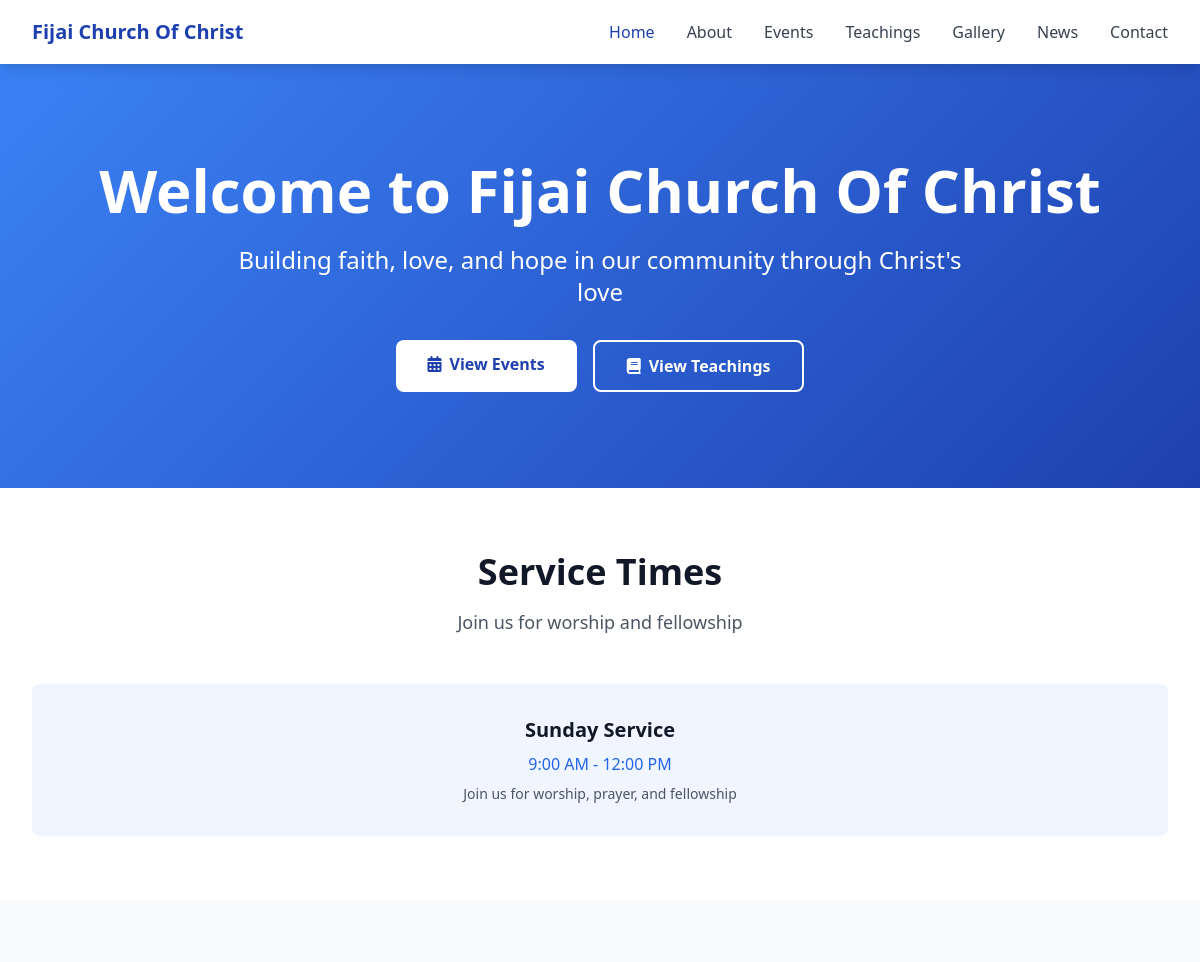
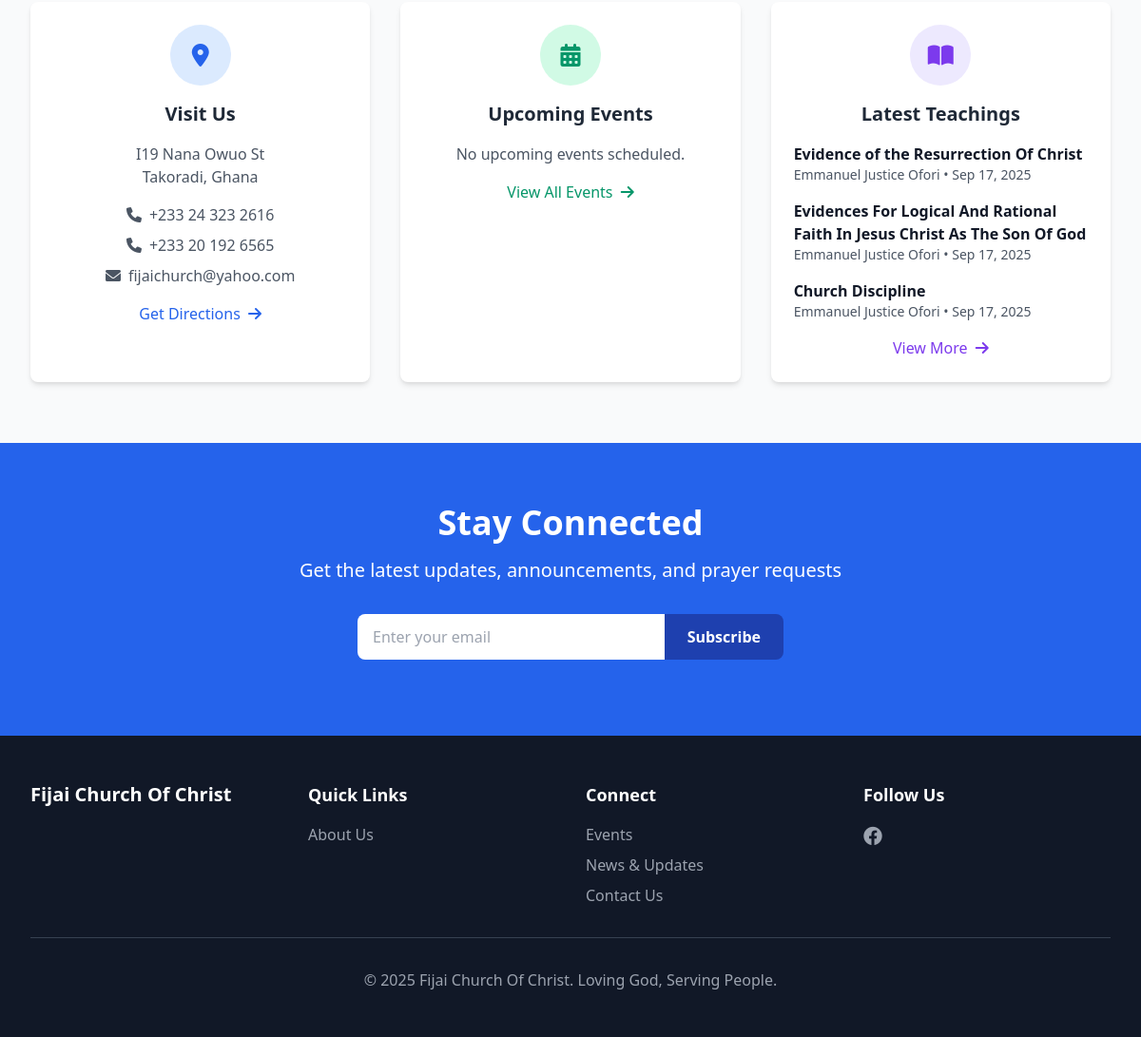
The page / on the database its author committed (2 pictures, top to bottom).
### base/models.py (models this page shows, shortened)
class Teaching(models.Model):
    title = models.CharField(max_length=200)
    teacher = models.CharField(max_length=100)
    scripture_reference = models.CharField(max_length=100, blank=True)
    date_created = models.DateField()
    pdf_file = models.FileField(upload_to='teachings/pdfs/', blank=True, null=True)
    description = models.TextField(blank=True)
    series = models.CharField(max_length=100, blank=True)
    category = models.CharField(max_length=50, blank=True, help_text="e.g., Bible Study, Sermon Notes, Devotional")
    featured = models.BooleanField(default=False)
    class Meta:
        ordering = ['-date_created']
        verbose_name = "Teaching"
        verbose_name_plural = "Teachings"

### base/views.py (the view)
# urls.py: path('', views.home, name='home'),
def home(request):
    church_info = ChurchInfo.objects.first()
    service_times = ServiceTime.objects.all()
    upcoming_events = Event.objects.filter(date__gte=timezone.now().date())[:3]
    latest_teachings = Teaching.objects.all()[:3]
    featured_gallery = Gallery.objects.filter(featured=True)[:6]
    latest_blog_posts = BlogPost.objects.filter(published=True)[:3]
    google_events = []
    try:
        calendar_service = GoogleCalendarService()
        google_events = calendar_service.get_upcoming_events(3)
    except Exception as e:
        print(f"Could not fetch Google Calendar events: {e}")
    context = {
        'church_info': church_info,
        'service_times': service_times,
        'upcoming_events': upcoming_events,
        'latest_teachings': latest_teachings,
        'featured_gallery': featured_gallery,
        'latest_blog_posts': latest_blog_posts,
        'google_events': google_events,
    }
    return render(request, 'home.html', context)

### templates/home.html (shortened to what this page needs)
<!DOCTYPE html>
<html lang="en">
<head>
    <link href="https://cdn.jsdelivr.net/npm/tailwindcss@2.2.19/dist/tailwind.min.css" rel="stylesheet">
    <link rel="stylesheet" href="https://cdnjs.cloudflare.com/ajax/libs/font-awesome/6.0.0/css/all.min.css">
</head>
<body class="bg-gray-50 text-gray-800">
    <nav class="bg-white shadow-lg sticky top-0 z-50">
        <div class="max-w-7xl mx-auto px-4 sm:px-6 lg:px-8">
            <div class="flex justify-between h-16">
                <div class="flex items-center">
                    <div class="flex-shrink-0">
                        <h1 class="text-xl font-bold text-blue-800">
                            {% if church_info %}{{ church_info.name }}{% else %}Fijai Church Of Christ{% endif %}
                        </h1>
                    </div>
                </div>
                <div class="hidden md:flex items-center space-x-8">
                    <a href="{% url 'home' %}" class="text-blue-800 hover:text-blue-600 font-medium">Home</a>
                    <a href="{% url 'about' %}" class="text-gray-700 hover:text-blue-600">About</a>
                    <a href="{% url 'events' %}" class="text-gray-700 hover:text-blue-600">Events</a>
                    <a href="{% url 'teachings' %}" class="text-gray-700 hover:text-blue-600">Teachings</a>
                    <a href="{% url 'gallery' %}" class="text-gray-700 hover:text-blue-600">Gallery</a>
                    <a href="{% url 'blog' %}" class="text-gray-700 hover:text-blue-600">News</a>
                    <a href="{% url 'contact' %}" class="text-gray-700 hover:text-blue-600">Contact</a>
                </div>
            </div>
        </div>
    </nav>
    <section class="hero-bg text-white">
        <div class="max-w-7xl mx-auto px-4 sm:px-6 lg:px-8 py-24 text-center">
            <h1 class="text-4xl md:text-6xl font-bold mb-6">
                Welcome to {% if church_info %}{{ church_info.name }}{% else %}Fijai Church Of Christ{% endif %}
            </h1>
            <p class="text-xl md:text-2xl mb-8 max-w-3xl mx-auto">
                {% if church_info and church_info.mission_statement %}
                    {{ church_info.mission_statement|truncatewords:20 }}
                {% else %}
                    Building faith, love, and hope in our community through Christ's love
                {% endif %}
            </p>
            <div class="flex flex-col sm:flex-row gap-4 justify-center">
                <a href="{% url 'events' %}" class="bg-white text-blue-800 px-8 py-3 rounded-lg font-semibold hover:bg-gray-100 transition duration-300">
                    <i class="fas fa-calendar-alt mr-2"></i>View Events
                </a>
                <a href="{% url 'teachings' %}" class="border-2 border-white text-white px-8 py-3 rounded-lg font-semibold hover:bg-white hover:text-blue-800 transition duration-300">
                    <i class="fas fa-book mr-2"></i>View Teachings
                </a>
            </div>
        </div>
    </section>
    <section class="py-16 bg-white">
        <div class="max-w-7xl mx-auto px-4 sm:px-6 lg:px-8">
            <div class="text-center mb-12">
                <h2 class="text-3xl md:text-4xl font-bold text-gray-900 mb-4">Service Times</h2>
                <p class="text-lg text-gray-600">Join us for worship and fellowship</p>
            </div>
            <div class="grid md:grid-cols-2 lg:grid-cols-3 gap-6">
                {% for service in service_times %}
                <div class="bg-blue-50 rounded-lg p-6 text-center card-hover">
                    <div class="text-blue-800 text-2xl font-bold mb-2">{{ service.get_day_display }}</div>
                    <div class="text-xl font-semibold text-gray-900 mb-2">{{ service.service_name }}</div>
                    <div class="text-blue-600 font-medium">
                        {{ service.start_time|time:"g:i A" }}
                        {% if service.end_time %} - {{ service.end_time|time:"g:i A" }}{% endif %}
                    </div>
                    {% if service.description %}
                    <p class="text-gray-600 text-sm mt-2">{{ service.description }}</p>
                    {% endif %}
                </div>
                {% empty %}
                <div class="col-span-full text-center">
                    <div class="bg-blue-50 rounded-lg p-8">
                        <h3 class="text-xl font-semibold text-gray-900 mb-2">Sunday Service</h3>
                        <p class="text-blue-600 font-medium">9:00 AM - 12:00 PM</p>
                        <p class="text-gray-600 text-sm mt-2">Join us for worship, prayer, and fellowship</p>
                    </div>
                </div>
                {% endfor %}
            </div>
        </div>
    </section>
    <section class="py-16 bg-gray-50">
        <div class="max-w-7xl mx-auto px-4 sm:px-6 lg:px-8">
            <div class="grid md:grid-cols-2 lg:grid-cols-3 gap-8">
                <div class="bg-white rounded-lg shadow-md p-6 card-hover">
                    <div class="text-center">
                        <div class="w-16 h-16 bg-blue-100 rounded-full flex items-center justify-center mx-auto mb-4">
                            <i class="fas fa-map-marker-alt text-blue-600 text-2xl"></i>
                        </div>
                        <h3 class="text-xl font-semibold mb-4">Visit Us</h3>
                        {% if church_info %}
                        <p class="text-gray-600 mb-4">{{ church_info.address|linebreaks }}</p>
                        <div class="space-y-2">
                            <p class="text-gray-600"><i class="fas fa-phone mr-2"></i>{{ church_info.phone }}</p>
                            <p class="text-gray-600"><i class="fas fa-envelope mr-2"></i>{{ church_info.email }}</p>
                        </div>
                        {% else %}
                        <p class="text-gray-600 mb-4">I19 Nana Owuo St<br>Takoradi, Ghana</p>
                        <div class="space-y-2">
                            <p class="text-gray-600"><i class="fas fa-phone mr-2"></i>+233 24 323 2616</p>
                            <p class="text-gray-600"><i class="fas fa-phone mr-2"></i>+233 20 192 6565</p>
                            <p class="text-gray-600"><i class="fas fa-envelope mr-2"></i>fijaichurch@yahoo.com</p>
                        </div>
                        {% endif %}
                        <a href="{% url 'contact' %}" class="inline-block mt-4 text-blue-600 hover:text-blue-800 font-medium">
                            Get Directions <i class="fas fa-arrow-right ml-1"></i>
                        </a>
                    </div>
                </div>
                <div class="bg-white rounded-lg shadow-md p-6 card-hover">
                    <div class="text-center mb-4">
                        <div class="w-16 h-16 bg-green-100 rounded-full flex items-center justify-center mx-auto mb-4">
                            <i class="fas fa-calendar-alt text-green-600 text-2xl"></i>
                        </div>
                        <h3 class="text-xl font-semibold">Upcoming Events</h3>
                    </div>
                    {% if not upcoming_events and not google_events %}
                    <p class="text-gray-600 text-center">No upcoming events scheduled.</p>
                    {% endif %}
                    <a href="{% url 'events' %}" class="block text-center mt-4 text-green-600 hover:text-green-800 font-medium">
                        View All Events <i class="fas fa-arrow-right ml-1"></i>
                    </a>
                </div>
                <div class="bg-white rounded-lg shadow-md p-6 card-hover">
                    <div class="text-center mb-4">
                        <div class="w-16 h-16 bg-purple-100 rounded-full flex items-center justify-center mx-auto mb-4">
                            <i class="fas fa-book-open text-purple-600 text-2xl"></i>
                        </div>
                        <h3 class="text-xl font-semibold">Latest Teachings</h3>
                    </div>
                    {% for teaching in latest_teachings %}
                    <div class="mb-4">
                        <h4 class="font-semibold text-gray-900">{{ teaching.title }}</h4>
                        <p class="text-sm text-gray-600">{{ teaching.teacher }} • {{ teaching.date_created|date:"M d, Y" }}</p>
                    </div>
                    {% empty %}
                    <p class="text-gray-600 text-center">No teachings available yet.</p>
                    {% endfor %}
                    <a href="{% url 'teachings' %}" class="block text-center mt-4 text-purple-600 hover:text-purple-800 font-medium">
                        View More <i class="fas fa-arrow-right ml-1"></i>
                    </a>
                </div>
            </div>
        </div>
    </section>
    <section class="py-16 bg-blue-600 text-white">
        <div class="max-w-4xl mx-auto px-4 sm:px-6 lg:px-8 text-center">
            <h2 class="text-3xl md:text-4xl font-bold mb-4">Stay Connected</h2>
            <p class="text-xl mb-8">Get the latest updates, announcements, and prayer requests</p>
            <form id="newsletter-form" class="max-w-md mx-auto">
                <div class="flex">
                    <input type="email" id="newsletter-email" placeholder="Enter your email"
                           class="flex-1 px-4 py-3 rounded-l-lg text-gray-900 focus:outline-none focus:ring-2 focus:ring-blue-300" required>
                    <button type="submit" class="bg-blue-800 px-6 py-3 rounded-r-lg font-semibold hover:bg-blue-900 transition duration-300">
                        Subscribe
                    </button>
                </div>
            </form>
        </div>
    </section>
    <footer class="bg-gray-900 text-white py-12">
        <div class="max-w-7xl mx-auto px-4 sm:px-6 lg:px-8">
            <div class="grid md:grid-cols-4 gap-8">
                <div>
                    <h3 class="text-xl font-bold mb-4">
                        {% if church_info %}{{ church_info.name }}{% else %}Fijai Church Of Christ{% endif %}
                    </h3>
                </div>
                <div>
                    <h4 class="text-lg font-semibold mb-4">Quick Links</h4>
                    <ul class="space-y-2">
                        <li><a href="{% url 'about' %}" class="text-gray-400 hover:text-white">About Us</a></li>
                </div>
                <div>
                    <h4 class="text-lg font-semibold mb-4">Connect</h4>
                    <ul class="space-y-2">
                        <li><a href="{% url 'events' %}" class="text-gray-400 hover:text-white">Events</a></li>
                        <li><a href="{% url 'blog' %}" class="text-gray-400 hover:text-white">News & Updates</a></li>
                        <li><a href="{% url 'contact' %}" class="text-gray-400 hover:text-white">Contact Us</a></li>
                    </ul>
                </div>
                <div>
                    <h4 class="text-lg font-semibold mb-4">Follow Us</h4>
                    <div class="flex space-x-4">
                        {% if church_info %}
                            {% if church_info.facebook_url %}
                            <a href="{{ church_info.facebook_url }}" class="text-gray-400 hover:text-white text-xl">
                                <i class="fab fa-facebook"></i>
                            </a>
                            {% endif %}
                        {% else %}
                        <a href="https://www.facebook.com/profile.php?id=100070091529316" class="text-gray-400 hover:text-white text-xl"><i class="fab fa-facebook"></i></a>
                        {% endif %}
                    </div>
                </div>
            </div>
            <div class="border-t border-gray-700 mt-8 pt-8 text-center">
                <p class="text-gray-400">
                    &copy; 2025 {% if church_info %}{{ church_info.name }}{% else %}Fijai Church Of Christ{% endif %}.
                    Loving God, Serving People.
                </p>
            </div>
        </div>
    </footer>
</body>
</html>

### templates/home.html (style rules this page uses)
.hero-bg { background: linear-gradient(135deg, #3b82f6 0%, #1e40af 100%); }

### rows shown on the page
Teaching: title "Evidence of the Resurrection Of Christ", teacher "Emmanuel Justice Ofori", date_created "Sep 17, 2025"
Teaching: title "Evidences For Logical And Rational Faith In Jesus Christ As The Son Of God", teacher "Emmanuel Justice Ofori", date_created "Sep 17, 2025"
Teaching: title "Church Discipline", teacher "Emmanuel Justice Ofori", date_created "Sep 17, 2025"
